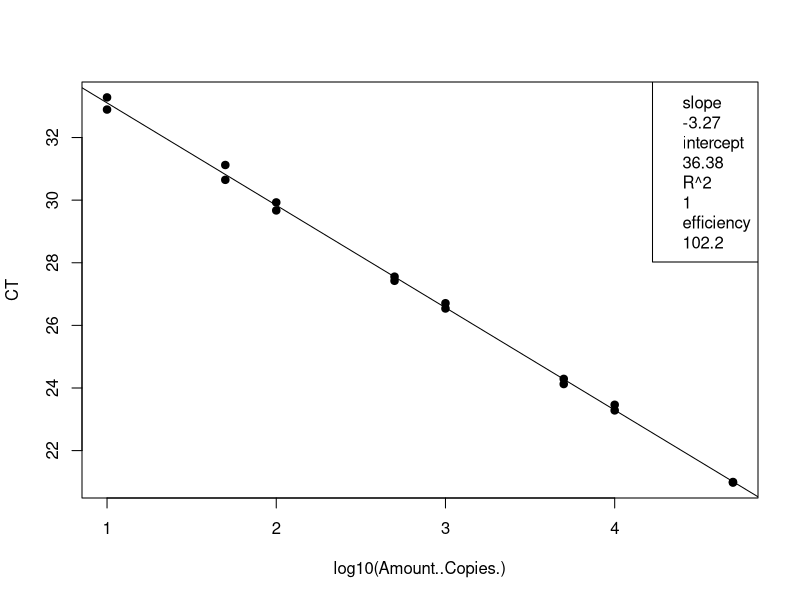
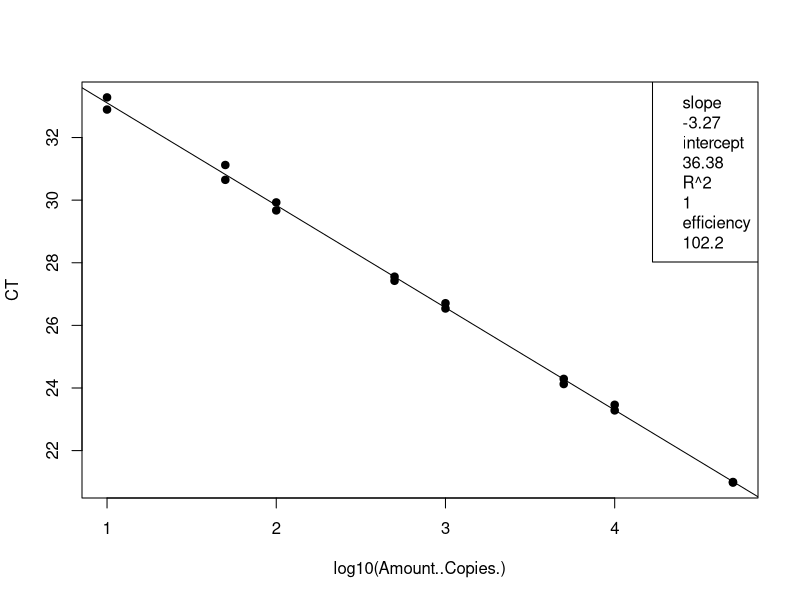
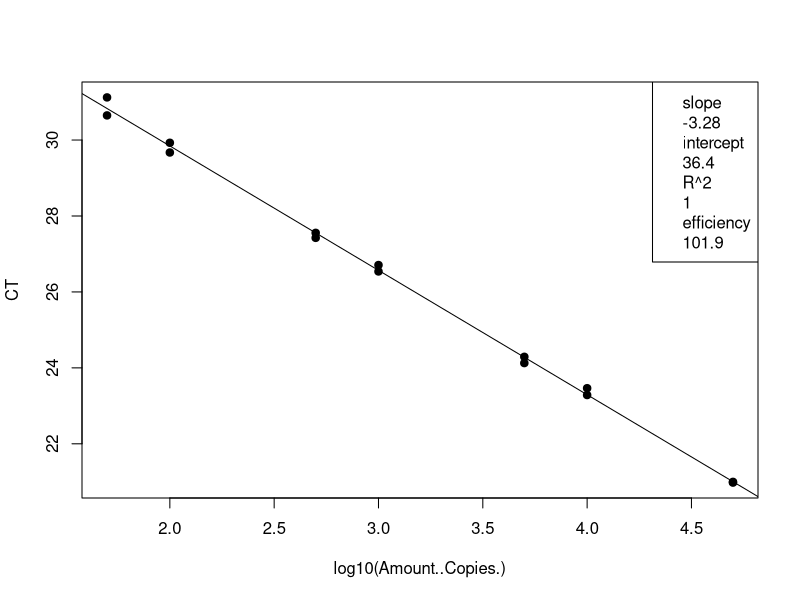
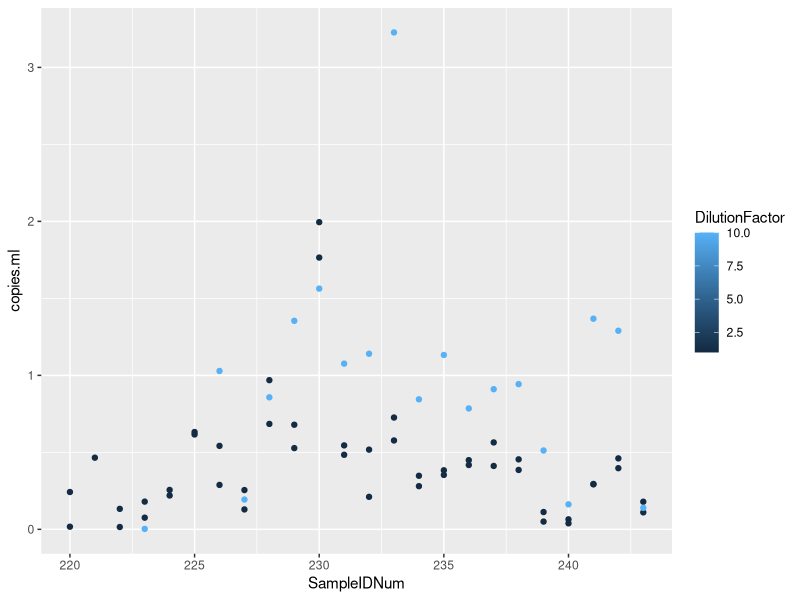

Recreate these plots in R, in order.
## ---- chunk 1
knitr::opts_chunk$set(echo = TRUE)

## ---- chunk 2
# load the data (note data file must be in this repository)
data <- read.csv("Plate10_E.coli_qPCRConversion.csv")
View(data)

# clean up the data file (there is some stuff at the bottom and extra blank rows)
#data <- data[-68:-70,] # This removes rows 92-95
View(data)

# assign to the correct data class #warning message about NAs is OK
class(data$CT) # check the data class type
data$CT <- as.numeric(as.character(data$CT)) # change to numeric
data$Amount..Copies. <- as.numeric(as.character(data$Amount..Copies.)) # change to numeric
## ---- chunk 3
# linear regression of standard curve
standards = data[1:16,]
standardCurve <- lm(CT ~ log10(Amount..Copies.), data = standards)
  
standardCurvePlot <- plot(CT ~ log10(Amount..Copies.), data = standards, pch=19) 
abline(coef(standardCurve)) 
legend("topright", legend=c(paste= "slope", round(standardCurve$coefficients[2], 2), 
                            paste= "intercept", round(standardCurve$coefficients[1], 2), 
                            paste= "R^2", round(summary(standardCurve)$r.squared, 2),
                            paste = "efficiency", round((10^(-1/standardCurve$coefficients[2])-1)*100, 1)))
## ---- chunk 4
# remove standards that sucked and redo analysis NOT NEEDED 21 Jan 2020
#standards <- standards[-15:-16,] # uncomment this line and change which rows to remove
standardCurve <- lm(CT ~ log10(Amount..Copies.), data = standards)

standardCurvePlot <- plot(CT ~ log10(Amount..Copies.), data = standards, pch=19)
abline(coef(standardCurve))
col = "blue"
legend("topright", legend=c(paste= "slope", round(standardCurve$coefficients[2], 2),
                            paste= "intercept", round(standardCurve$coefficients[1], 2),
                            paste= "R^2", round(summary(standardCurve)$r.squared, 2),
                            paste = "efficiency", round((10^(-1/standardCurve$coefficients[2])-1)*100, 1)))
## ---- chunk 5
# data set of unknowns including info on standard curve
#unknowns = subset(data, Name == "UNKNOWN")
unknowns = data[17:88,]
#unknowns <- unknowns[-1:-3,] # uncomment this line and change which rows to remove if these samples were outside of the standard curve

# add new columns to the data table
unknowns$plate_num = 1 #change to the actual plate number
unknowns$standard_slope = standardCurve$coefficients[2]
unknowns$standard_intercept = standardCurve$coefficients[1]
unknowns$R2 = summary(standardCurve)$r.squared
unknowns$efficiency =  (10^(-1/standardCurve$coefficients[2])-1)*100
  
# add a new column that interpolates copies/well from Ct for the unknowns
unknowns$log.copies.well = ((unknowns$CT - standardCurve$coefficients[1])/standardCurve$coefficients[2])
unknowns$copies.well = 10^unknowns$log.copies.well

# copies/ul extract accounting for dilution factor
vol.well = 3 #qPCR template volume in ul
unknowns$vol.well = vol.well
unknowns$copies.ul = ((unknowns$copies.well/vol.well)*unknowns$DilutionFactor)

# copies/extraction
vol.elution = 110 #DNA extraction elution volume in ul
unknowns$vol.elution = vol.elution
unknowns$copies.extraction = (unknowns$copies.ul*vol.elution)

# copies/ml #Volume is volume of sample filtered in mL
unknowns$copies.ml = (unknowns$copies.extraction/unknowns$Volume)


## ---- chunk 6
standards <- standards[-15:-16,] # uncomment this line and change which rows to remove
standardCurve <- lm(CT ~ log10(Amount..Copies.), data = standards)

standardCurvePlot <- plot(CT ~ log10(Amount..Copies.), data = standards, pch=19)
abline(coef(standardCurve))
col = "blue"
legend("topright", legend=c(paste= "slope", round(standardCurve$coefficients[2], 2),
                            paste= "intercept", round(standardCurve$coefficients[1], 2),
                            paste= "R^2", round(summary(standardCurve)$r.squared, 2),
                            paste = "efficiency", round((10^(-1/standardCurve$coefficients[2])-1)*100, 1)))

unknowns = unknowns[1:72,]
standardCurve <- lm(CT ~ log10(copies.well), data = unknowns)

standardCurvePlot <- points(CT ~ log10(copies.well), data = unknowns, pch=19, col = "blue")


#abline(coef(standardCurve))
#legend("topright", legend=c(paste= "slope", round(standardCurve$coefficients[2], 2),
                            #paste= "intercept", round(standardCurve$coefficients[1], 2),
                            #paste= "R^2", round(summary(standardCurve)$r.squared, 2),
                            #paste = "efficiency", round((10^(-1/standardCurve$coefficients[2])-1)*100, 1)))
## ---- chunk 7
# make a plot that compares the diluted to undiluted replicates for each sample including dilution factor
library("ggplot2")
unknowns$SampleIDNum <- as.numeric(as.character(unknowns$SampleIDNum)) # change to numeric
replicates = unknowns[1:72,]
#replicates <- replicates[-18,] # This removes rows (B11)
#replicates <- replicates[-32,] # This removes rows (D8)
#replicates <- replicates[-55,] # This removes rows (G5)
qplot(SampleIDNum,copies.ml, data=replicates, col=DilutionFactor)
## ---- chunk 8
# write csv file
write.csv(unknowns, file = "Plate10_E.coli_ConvertedData.csv", row.names=FALSE, na="")

# average the replicates (if not strongly inhibited) and make a new file
averaged = unknowns[1:72,]
averaged$averaged <- tapply(unknowns$copies.ml, unknowns$SampleIDNum, mean)
write.csv(averaged, file = "Plate10_E.coli_Averaged.csv", row.names=FALSE, na="")
